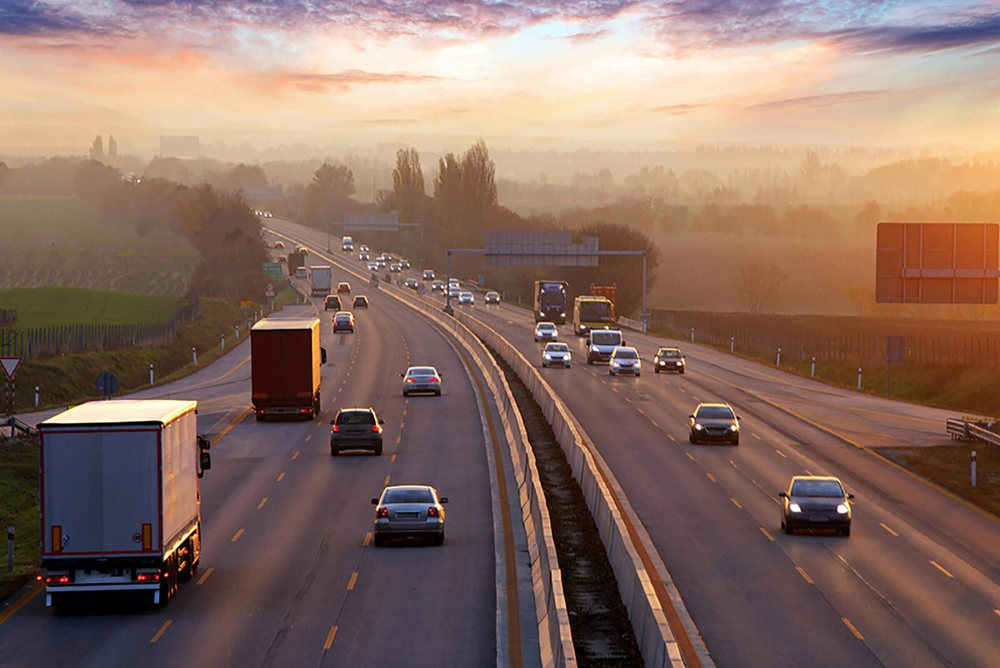
#> input picture Open CV/images/image.png, 1000 x 668 px, shrunk from 2400 x 1603 before the run, found by its file name
$ python add_text.py
#> lines starting #> are read from the running program, lines starting #| are printed output that depends on the picture
import cv2
import matplotlib.pyplot as plt

src_image = cv2.imread("Open CV\images\image.png")
#> src_image is the input picture: shape (668, 1000, 3); mean B, G, R 98.4, 109.4, 136.3

# convert image to rgb color
rgb_image  = cv2.cvtColor(src_image, cv2.COLOR_BGR2RGB)
gray_image = cv2.cvtColor(src_image, cv2.COLOR_BGR2GRAY)
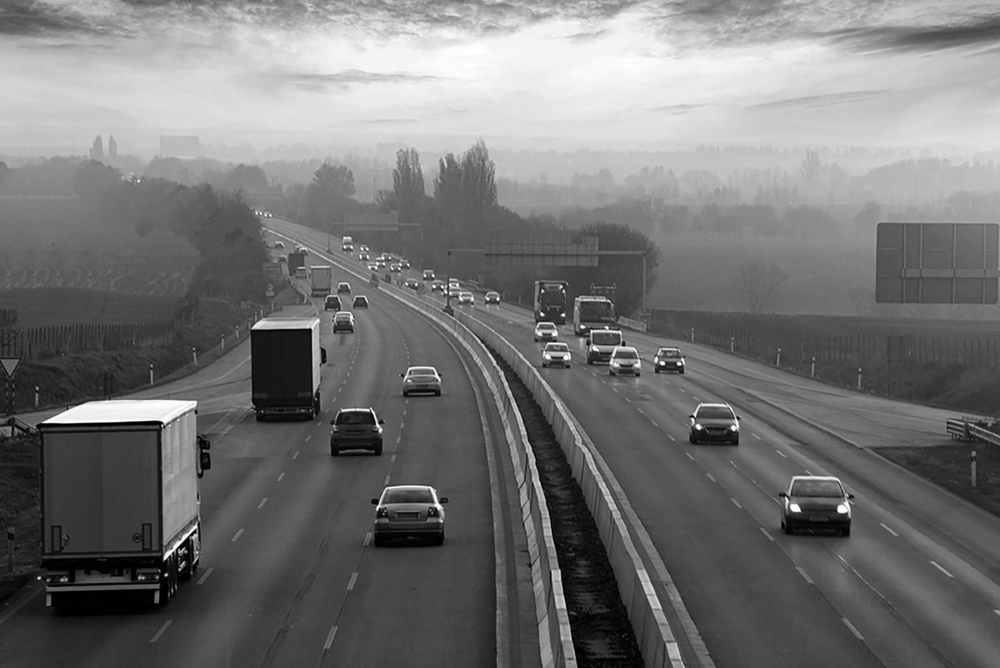
#> gray_image: shape (668, 1000); min 0, max 255, mean 116.2

while True:
    plt.subplot(1,3,1)
    plt.imshow(rgb_image)
    plt.title("RGB Image")

    plt.subplot(1,3,2)
    plt.imshow(src_image)
    plt.title("BGR Image")

    plt.subplot(1,3,3)
    plt.imshow(gray_image, cmap="gray")
    plt.title("Gray Image")

    plt.show()
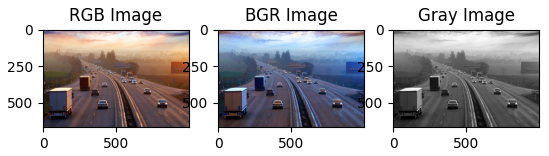
#> figure drawn by matplotlib, 3 panels; B, G, R data is drawn as R, G, B
    break
